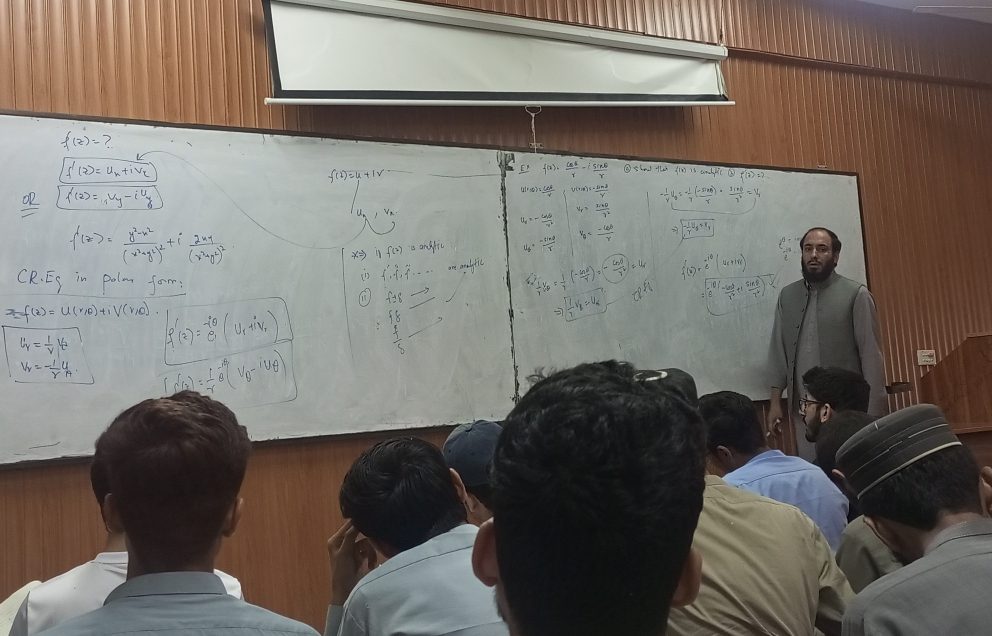
#> input picture metric_depth/images/img1.jpg, 992 x 636 px; its folder holds only this picture in this run
$ python calibration.py
#> lines starting #> are read from the running program, lines starting #| are printed output that depends on the picture
import numpy as np
import cv2 as cv
import glob
import pickle


################ FIND CHESSBOARD CORNERS - OBJECT POINTS AND IMAGE POINTS #############################

chessboardSize = (10,7)
frameSize = (640,480)


# termination criteria
criteria = (cv.TERM_CRITERIA_EPS + cv.TERM_CRITERIA_MAX_ITER, 30, 0.001)


# prepare object points, like (0,0,0), (1,0,0), (2,0,0) ....,(6,5,0)
objp = np.zeros((chessboardSize[0] * chessboardSize[1], 3), np.float32)
objp[:,:2] = np.mgrid[0:chessboardSize[0],0:chessboardSize[1]].T.reshape(-1,2)

size_of_chessboard_squares_mm = 20
objp = objp * size_of_chessboard_squares_mm


# Arrays to store object points and image points from all the images.
objpoints = [] # 3d point in real world space
imgpoints = [] # 2d points in image plane.

images = glob.glob(r'T:\Programming\Python\Machine Learning\ObjectSize\CameraCalibration\images\*')

print(len(images))

for image in images:

    img = cv.imread(image)
#> img is the input picture: shape (636, 992, 3); mean B, G, R 102.8, 109.5, 115.1
    gray = cv.cvtColor(img, cv.COLOR_BGR2GRAY)
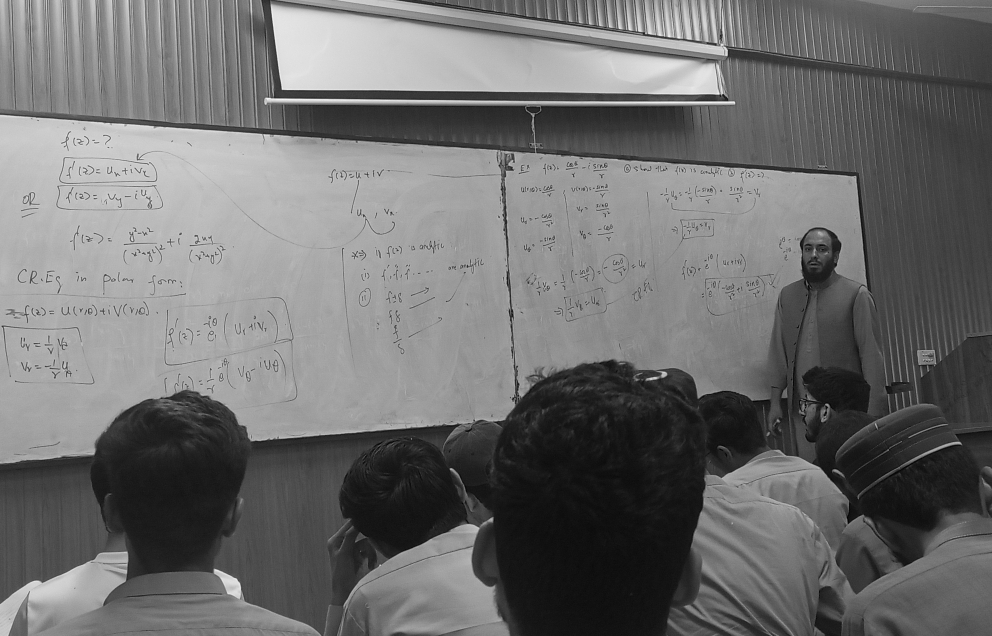
#> gray: shape (636, 992); min 2, max 247, mean 110.4

    # cv.imshow("gray", gray)
    # cv.waitKey(0)

    # Find the chess board corners
    ret, corners = cv.findChessboardCorners(gray, chessboardSize, None)
#> ret = False; corners = None
    print(ret)
#| False
    # If found, add object points, image points (after refining them)
    if ret == True:

        objpoints.append(objp)
        corners2 = cv.cornerSubPix(gray, corners, (11,11), (-1,-1), criteria)
        imgpoints.append(corners)

        # Draw and display the corners
        cv.drawChessboardCorners(img, chessboardSize, corners2, ret)
        cv.imshow('img', img)
        cv.waitKey(500)


cv.destroyAllWindows()


############## CALIBRATION #######################################################

print(len(objpoints), len(imgpoints))

#> (the run stopped early here; a loop or call above may not have finished)
